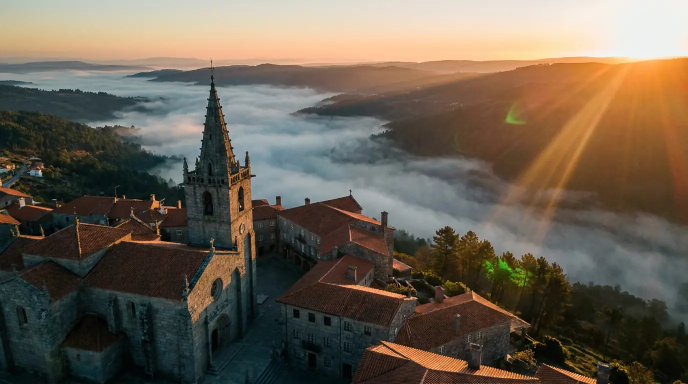
#> input picture assets/cinema/c1_guarda_dawn.webp, 1376 x 768 px, given in place of flyer-bora-app-A4-grafica.png, which was not available (shown at 1/2 size)
$ python verificar.py
#> lines starting #> are read from the running program, lines starting #| are printed output that depends on the picture; pictures that were not available may be replaced by others from this repository, and a replacement may not be noted
### tools/qr/bora_qr.py
#!/usr/bin/env python3
# -*- coding: utf-8 -*-
"""O gerador de QR do Bora — UM SÓ, para o papel e para as redes.

Escrito a 2026-09-05 (missao `redes-tudo-05-09`, Bloco A). A logica do QR nao e'
nova: sai do `tools/flyer/build_flyer.py`, que ja' a tinha provada em papel. Foi
promovida a modulo para o flyer, as pecas das redes e os anuncios pagos usarem
EXACTAMENTE o mesmo codigo e o mesmo destino. Se um dia o destino mudar, muda
aqui e muda em todo o lado.

Porque e' que isto existe:
  A auditoria de 05/09 provou que as pecas publicadas no Facebook e no Instagram
  nao tinham QR nenhum, e que o endereco impresso nelas era `play.google.com/store`
  -- a loja generica, nao o Bora. Quem via so' a imagem nao chegava a' app.
  Com campanha paga a comecar, isso e' dinheiro deitado fora.

Correccao de erro M, e nao H:
  com H os modulos ficam pequenos demais e o telemovel nao le' em papel pequeno.
  Licao dos flyers do Mr Kebab e da Ouro e Prata, ja' registada no build_flyer.
"""
import io
import os

import segno
from PIL import Image

# ---------------------------------------------------------------- o destino

# A pagina de destino. NAO apontar o QR directamente a' Play Store: assim o
# telemovel do iPhone e o computador tambem tem caminho, e a origem fica medida.
BASE_DESTINO = "https://boraguarda.com/baixar"

# Onde a pagina de destino manda cada um. Aqui so' para quem precise do link cru.
LINK_PLAY = "https://play.google.com/store/apps/details?id=pt.boraapp.bora"
LINK_WEB = "https://app.boraguarda.com"

# As origens que existem. Uma peca so' pode declarar uma destas -- se inventar
# outra, o portao reprova, e e' de proposito: origem escrita a' mao nao se mede.
ORIGENS = {
    "qr-feed": "publicacao no feed (Facebook/Instagram)",
    "qr-story": "story",
    "qr-reel": "reel",
    "qr-carrossel": "carrossel",
    "qr-grupo": "publicacao em grupo do Facebook",
    "qr-flyer": "papel: flyer, cartaz, autocolante",
    "pago": "anuncio pago",
    "bio": "link da bio do Instagram / botao da pagina do Facebook",
    "site": "o QR da propria pagina /baixar, para quem esta no computador",
    "qr-site": "o QR da pagina inicial do site (boraguarda.com, bloco 'Descarrega o Bora agora')",
}


def link_destino(origem):
    """O endereco que vai dentro do QR e dentro do texto da peca."""
    if origem not in ORIGENS:
        raise ValueError(
            "origem desconhecida: %r. As que existem: %s"
            % (origem, ", ".join(sorted(ORIGENS)))
        )
    return "%s?de=%s" % (BASE_DESTINO, origem)


def endereco_curto():
    """O que se escreve por baixo do QR, para quem prefere teclar."""
    return "boraguarda.com/baixar"


# -------------------------------------------------------------------- o QR

# [52 lines left out: functions fazer_qr, qr_em_cartao, not called in this run]


# -------------------------------------------------------- colar numa peca

# O logo, quando existe de cada lado. Na VPS das redes vive noutro sitio.
LOGOS = [
    "/opt/data/social/imagens/bora_logo.png",
    os.path.join(os.path.dirname(os.path.abspath(__file__)),
                 "..", "flyer", "assets", "brand", "bora_logo.png"),
]


# [85 lines left out: functions _logo_disponivel, colar_qr, ler_qr, not called in this run]


# [12 lines that do not run on import are left out]

### tools/flyer/verificar.py
# -*- coding: utf-8 -*-
"""
Prova do flyer antes de entregar. Falha ruidosamente — nao ha "assumido".

1. O QR UNICO le'-se na imagem REDUZIDA a 700px (simula o telemovel a apontar
   para o papel a alguma distancia) e aponta a' pagina /baixar com a origem
   qr-flyer — nunca a' Play Store nem ao site directamente (2026-09-21).
2. Cada nome de categoria aparece uma unica vez (a versao anterior do flyer
   trazia "SOBREMESAS" duas vezes).
3. Nenhum bloco proibido entrou (Reservar Mesa, BeUnique, Pizza Hut, Lidl,
   Mercadona).
4. Os ficheiros de saida existem, com as dimensoes e o peso certos.
"""
import os, sys
import cv2
import numpy as np
from PIL import Image

sys.path.insert(0, os.path.dirname(os.path.abspath(__file__)))
from build_flyer import BLOCOS, BAIXAR_URL

from build_flyer import SAIDA as DOWN
P_GRAFICA = os.path.join(DOWN, "flyer-bora-app-A4-grafica.png")
P_WHATS = os.path.join(DOWN, "flyer-bora-app-whatsapp.jpg")

FORA = ["reservar mesa", "beunique", "pizza hut", "lidl", "mercadona"]
falhas = []


def ok(cond, msg, detalhe=""):
    print(("  OK   " if cond else "  FALHA") + f"  {msg}" + (f"  [{detalhe}]" if detalhe else ""))
    if not cond:
        falhas.append(msg)


print("=" * 72)
print("1. QR — leitura na imagem reduzida a 700px de largura")
print("=" * 72)
im = Image.open(P_GRAFICA)
#> im is the input picture: PIL image 1376x768 RGB; mean R, G, B 105.6, 95.1, 80.6
det = cv2.QRCodeDetector()


def le_qr(imagem, largura):
    """Reduz a pagina e tenta descodificar o QR."""
#> called with largura = 700
    r = imagem.resize((largura, int(largura * imagem.height / imagem.width)), Image.LANCZOS)
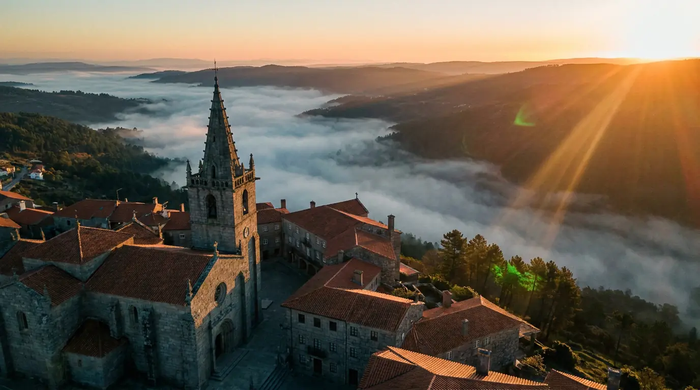
#> r: PIL image 700x390 RGB; mean R, G, B 105.6, 95.1, 80.6
    a = cv2.cvtColor(np.array(r.convert("RGB")), cv2.COLOR_RGB2BGR)
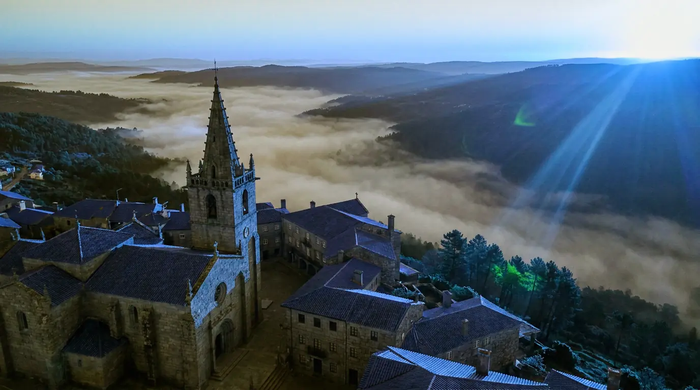
#> a: shape (390, 700, 3); mean R, G, B 80.6, 95.1, 105.6
    rv, txts, _, _ = det.detectAndDecodeMulti(a)
#> rv = False; txts = ()
    return set(t for t in txts if t) if rv else set()


# (a) criterio pedido: pagina inteira reduzida a 700px
lidos700 = le_qr(im, 700)
#> lidos700 = 0 items
ok(BAIXAR_URL in lidos700, "QR unico le' a 700px e aponta a /baixar?de=qr-flyer")
VELHOS = ("play.google.com", "app.boraguarda.com")
ok(not any(v in t for t in lidos700 for v in VELHOS), "nenhum QR velho (Play/site) na pagina")
ok(len(lidos700) == 1, "ha' UM QR so' na pagina", f"{len(lidos700)} lido(s)")

# (b) na imagem que vai mesmo para o WhatsApp (JPG comprimido)
wq = le_qr(Image.open(P_WHATS), 1080)
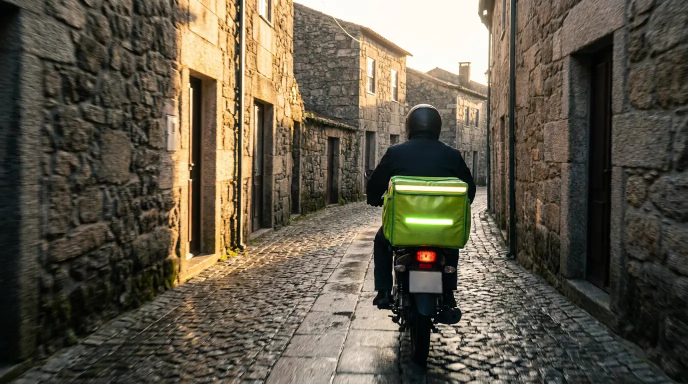
#> input picture assets/cinema/c2_estafeta_rua.webp, 1376 x 768 px, given in place of flyer-bora-app-whatsapp.jpg, which was not available (shown at 1/2 size)
#> call 2 of le_qr, with largura = 1080
#> in le_qr (call 2), `r = imagem.resize((largura, int(largura * imagem.height / imagem.width..`:
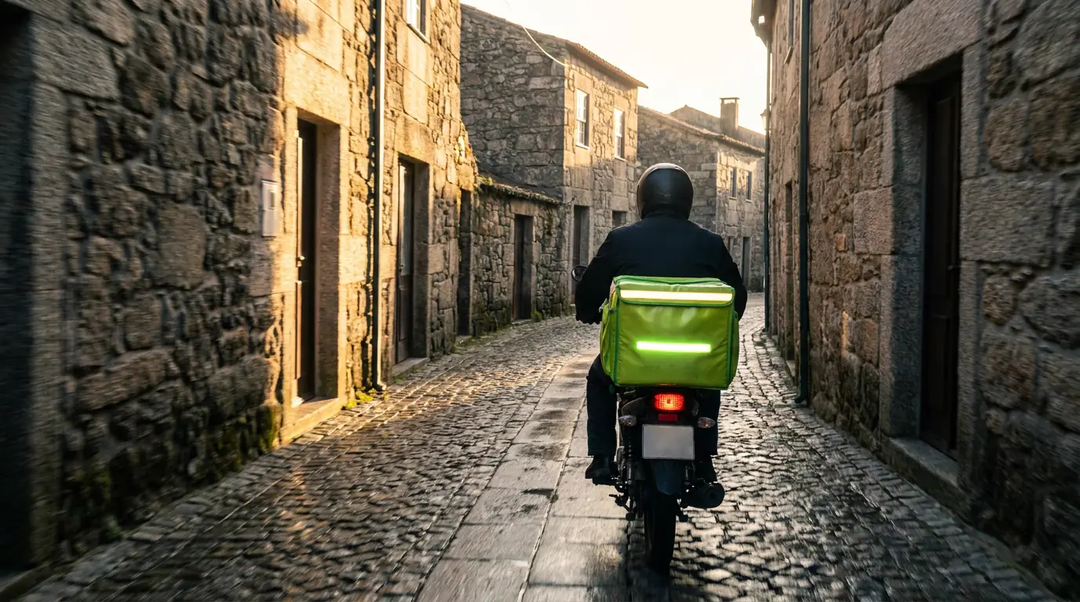
#> r: PIL image 1080x602 RGB; mean R, G, B 95.7, 88.4, 73
#> in le_qr (call 2), `a = cv2.cvtColor(np.array(r.convert("RGB")), cv2.COLOR_RGB2BGR)`:
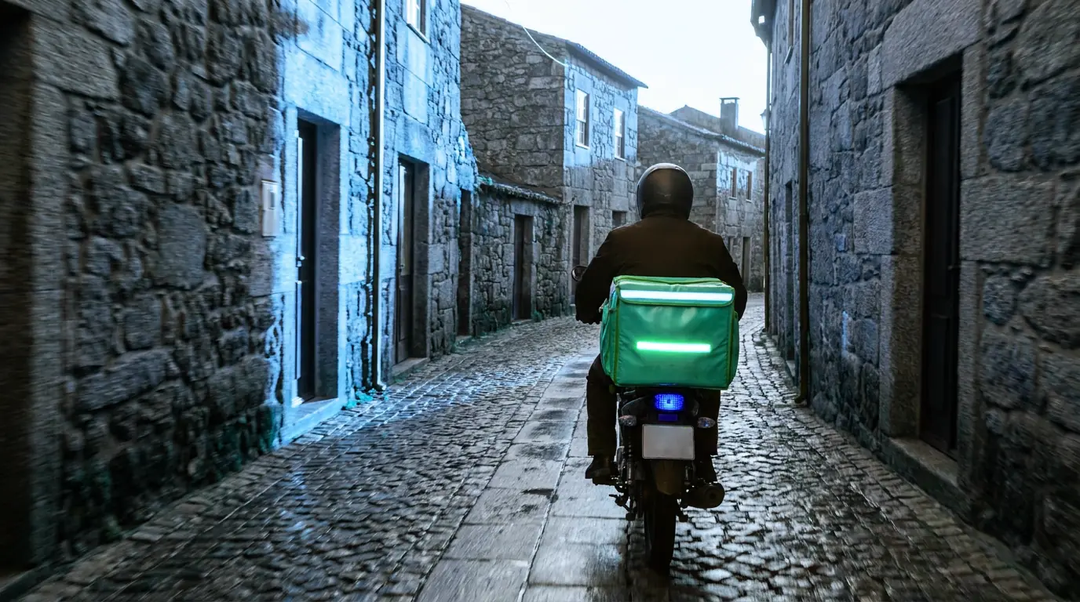
#> a: shape (602, 1080, 3); mean R, G, B 73, 88.4, 95.7
#> wq = 0 items
ok(wq == {BAIXAR_URL}, "o QR unico le'-se no JPG do WhatsApp e e' o unico", f"{sorted(wq)}")

# (c) prova realista: cada QR ISOLADO, como quem aponta a camara ao papel.
#     E' o que o detetor "multi" nao consegue garantir numa pagina cheia — ele
#     falha a ver 2 QR entre muitos elementos, mas o QR em si le'-se sempre.
from build_flyer import QR_LADO, BLEED, CX0, CX1, ALT_RODAPE, QR_OFFSET_Y, QR_MARGEM_X
y_rod = im.height - BLEED - ALT_RODAPE
#> y_rod = -27
qy, m = y_rod + QR_OFFSET_Y, 60
#> qy = 13; m = 60
zonas = [("unico", BAIXAR_URL,
          (CX0 + QR_MARGEM_X - m, qy - m, CX0 + QR_MARGEM_X + QR_LADO + m, qy + QR_LADO + m))]
for nome, url, caixa in zonas:
    rec = im.crop(caixa)
    escalas = []
    for lado in (600, 400, 300, 240, 180, 140):
        r = rec.resize((lado, int(lado * rec.height / rec.width)), Image.LANCZOS)
        a = cv2.cvtColor(np.array(r.convert("RGB")), cv2.COLOR_RGB2BGR)
        if det.detectAndDecode(a)[0] == url:
            escalas.append(lado)
    ok(len(escalas) == 6, f"QR {nome} isolado le'-se em todas as distancias",
       f"{len(escalas)}/6 (ate {min(escalas) if escalas else '-'}px)")
#> this loop made 1 pass
#> pass 1, `rec = im.crop(caixa)`:
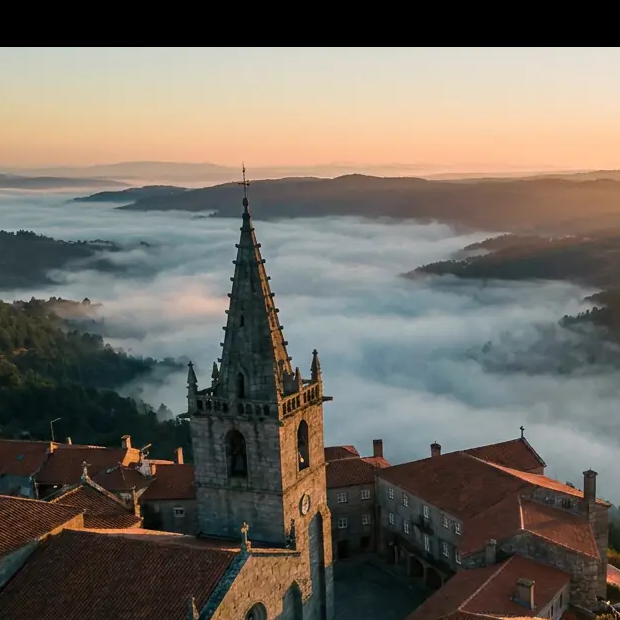
#> rec: PIL image 620x620 RGB; mean R, G, B 111.4, 105.5, 96.6

# (d) informativo: varredura da pagina inteira (o detetor multi e' irregular aqui)
print("  --- informativo: pagina inteira, varias reducoes ---")
for larg in (700, 760, 820, 900, 1080):
    n = len(le_qr(im, larg) & {BAIXAR_URL})
    print(f"      {larg:>4}px: {n}/1")
#> this loop made 5 passes
#|        700px: 0/1
#|        760px: 0/1
#|        820px: 0/1
#|        900px: 0/1
#|       1080px: 0/1

mm = QR_LADO / 300 * 25.4
print(f"  --- QR impresso: {mm:.0f} mm de lado, {mm/37:.2f} mm por modulo (minimo pratico 0,4) ---")

print()
print("=" * 72)
print("2. Conteudo — 13 blocos, cada nome uma so' vez")
print("=" * 72)
nomes = [b["nome"] for b in BLOCOS]
ok(len(nomes) == 13, "sao 13 blocos", str(len(nomes)))
dups = {n for n in nomes if nomes.count(n) > 1}
#> dups = 0 items
ok(not dups, "nenhum nome repetido", ", ".join(dups) if dups else "todos unicos")
ok([b["n"] for b in BLOCOS] == list(range(1, 14)), "ordem 1..13 intacta")
proibidos = [n for n in nomes if any(f in n.lower() for f in FORA)]
#> proibidos = []
ok(not proibidos, "nada do que ficou de fora entrou", ", ".join(proibidos) if proibidos else "limpo")

# os logos referidos existem mesmo em disco
falta = []
for b in BLOCOS:
    for lg in b.get("logos", []):
        if not os.path.exists(os.path.join(os.path.dirname(os.path.abspath(__file__)),
                                           "assets", "logos", lg + ".png")):
            falta.append(f'{b["nome"]}:{lg}')
ok(not falta, "todos os logos referidos existem em disco", ", ".join(falta) if falta else "15/15")

print()
print("=" * 72)
print("2b. Rodape — diz as duas lojas e a morada curta (por OCR nao ha; prova-se no build)")
print("=" * 72)
import build_flyer as _bf
src = open(_bf.__file__, encoding="utf-8").read()
ok("na App Store e na Google Play" in src, "o rodape escreve 'na App Store e na Google Play'")
ok("descarrega na Play Store" not in src, "a frase velha 'descarrega na Play Store' saiu do gerador")
ok("play.google.com" not in src and "app.boraguarda.com" not in src, "nenhum URL velho cravado no gerador")

print()
print("=" * 72)
print("3. Ficheiros de saida")
print("=" * 72)
ok(im.size == (2480, 3508), "A4 a 300dpi", f"{im.size[0]}x{im.size[1]}")
dpi = im.info.get("dpi", (0, 0))
#> dpi = (0, 0)
ok(round(dpi[0]) == 300, "metadados de 300 dpi", str(dpi))
w = Image.open(P_WHATS)
#> w is the input picture: PIL image 1376x768 RGB; mean R, G, B 95.7, 88.4, 73
ok(w.size == (1080, 1620), "versao WhatsApp 1080x1620", f"{w.size[0]}x{w.size[1]}")
mb = os.path.getsize(P_WHATS) / 1024 / 1024
ok(mb < 2.0, "WhatsApp abaixo de 2 MB", f"{mb:.2f} MB")

# margem branca de 8mm (95px) — canto tem de estar branco
a = np.array(im.convert("RGB"))
branco = a[10:60, 10:60].mean()
#> branco = 184.4
ok(branco > 250, "margem branca da grafica presente", f"media {branco:.1f}")
#|   FALHA  margem branca da grafica presente  [media 184.4]

print()
print("=" * 72)
if falhas:
    print(f"RESULTADO: {len(falhas)} FALHA(S) — {'; '.join(falhas)}")
#> (the run stopped early here; a loop or call above may not have finished)
